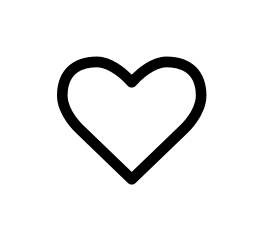
#> input picture imagesTP/im12.png, 262 x 240 px, found by its file name
$ jupyter execute tp_snake.ipynb   (older library calls are emulated)
#> lines starting #> are read from the running program, lines starting #| are printed output that depends on the picture
[cell 1]
import numpy as np
import cv2
import plotly.graph_objects as go
from scipy.linalg import circulant

[cell 2]
# ── Paramètres ────────────────────────────────────────────────────────────────
IMG_PATH   = "im12.png"   # <-- remplace par ton image
K          = 200           # nombre de points du snake
ALPHA      = 2            # rigidité (élasticité)
BETA       = 3          # rigidité (courbure)
GAMMA      = 8           # force externe (gradient)
DT         = 0.1          # pas de temps
N_ITER     = 5000         # iterations totales
N_FRAMES   = 100           # nombre de frames dans l'animation
FRAME_DUR  = 60           # durée d'une frame en ms

[cell 3]
# ── Image ─────────────────────────────────────────────────────────────────────
img = cv2.imread(IMG_PATH)
#> img is the input picture: shape (240, 262, 3); min 0, max 255, mean 237.1
if img is None:
    raise FileNotFoundError(f"Image introuvable : {IMG_PATH}")

img_gray = cv2.cvtColor(img, cv2.COLOR_BGR2GRAY)
img_gray = cv2.normalize(img_gray, None, 0, 1.0,
                          cv2.NORM_MINMAX, dtype=cv2.CV_32F)

H, W = img_gray.shape
#> H = 240; W = 262

[cell 4]
# ── Matrices internes ─────────────────────────────────────────────────────────
def make_A(K, alpha, beta, dt):
    row = np.zeros(K)
    row[0] = -2; row[1] = 1; row[-1] = 1
    D2 = circulant(row)

    row = np.zeros(K)
    row[0] = 6; row[1] = -4; row[-1] = -4; row[2] = 1; row[-2] = 1
    D4 = circulant(row)

    D = alpha * D2 - beta * D4
    return np.linalg.inv(np.eye(K) - dt * D)

A = make_A(K, ALPHA, BETA, DT)

[cell 5]
# ── Gradient de l'image ───────────────────────────────────────────────────────
gradIy, gradIx = np.gradient(img_gray)
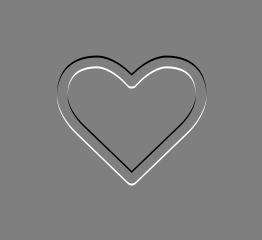
#> gradIy: shape (240, 262) float32; min -0.5, max 0.5, mean 3.03e-11; drawn with min black and max white
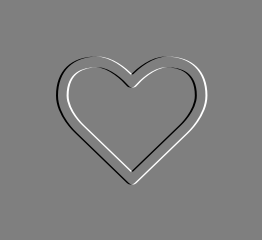
#> gradIx: shape (240, 262) float32; min -0.5, max 0.5, mean 3.77e-12; drawn with min black and max white
gradI          = np.sqrt(gradIx**2 + gradIy**2)
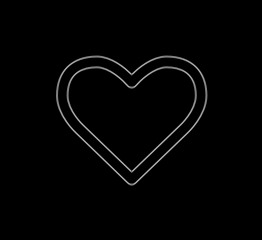
#> gradI: shape (240, 262) float32; min 0, max 0.707, mean 0.0132
Gy, Gx         = np.gradient(gradI)
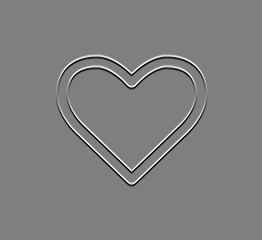
#> Gy: shape (240, 262) float32; min -0.354, max 0.354, mean 2.27e-11; drawn with min black and max white
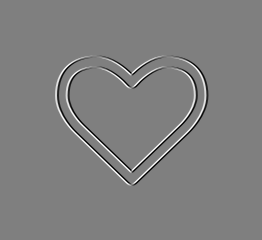
#> Gx: shape (240, 262) float32; min -0.354, max 0.354, mean -1.41e-11; drawn with min black and max white

[cell 6]
# ── Initialisation circulaire ─────────────────────────────────────────────────
cx = W / 2
#> cx = 131
cy = H / 2
#> cy = 120
R  = min(H, W) / 2.5
#> R = 96

theta = np.linspace(0, 2 * np.pi, K, endpoint=False)
x = cx + R * np.cos(theta)
y = cy + R * np.sin(theta)

[cell 7]
# ── Simulation – on sauvegarde N_FRAMES snapshots ─────────────────────────────
steps_per_frame = max(1, N_ITER // N_FRAMES)

snapshots_x = [x.copy()]
snapshots_y = [y.copy()]

for it in range(N_ITER):
    xi = np.clip(x.astype(int), 0, W - 1)
    yi = np.clip(y.astype(int), 0, H - 1)

    x = A @ (x + DT * GAMMA * Gx[yi, xi])
    y = A @ (y + DT * GAMMA * Gy[yi, xi])

    if (it + 1) % steps_per_frame == 0:
        snapshots_x.append(x.copy())
        snapshots_y.append(y.copy())
#> after the loop, snapshots_x = 101 items; snapshots_y = 101 items; x = 200 values, max 206.1 at index 189, min 57.02 at index 108, mean 131.5; y = 200 values, max 184 at index 49, min 56.95 at index 135, mean 112.4

print(f"Simulation terminée : {len(snapshots_x)} frames capturées.")
#| Simulation terminée : 101 frames capturées.

[cell 8]
# ── Construction de l'animation Plotly ───────────────────────────────────────
# Image de fond encodée en base64 pour Plotly
import base64, io
from PIL import Image as PILImage

pil_img  = PILImage.fromarray(img)
buf      = io.BytesIO()
pil_img.save(buf, format="PNG")
b64_img  = base64.b64encode(buf.getvalue()).decode()

SNAKE_COLOR = "#00e5ff"   # couleur fixe du snake

# ── Frame initiale ────────────────────────────────────────────────────────────
init_xs = list(snapshots_x[0]) + [snapshots_x[0][0]]
#> init_xs = 201 values, max 227 at index 0, min 35 at index 100, mean 131.5
init_ys = list(snapshots_y[0]) + [snapshots_y[0][0]]
#> init_ys = 201 values, max 216 at index 50, min 24 at index 150, mean 120

fig = go.Figure()

# Trace snake (sera mise à jour dans chaque frame)
fig.add_trace(go.Scatter(
    x=init_xs, y=init_ys,
    mode="lines",
    line=dict(color=SNAKE_COLOR, width=2),
    name="snake",
))

# ── Frames ────────────────────────────────────────────────────────────────────
frames = []
for i, (sx, sy) in enumerate(zip(snapshots_x, snapshots_y)):
    xs = list(sx) + [sx[0]]
    ys = list(sy) + [sy[0]]
    it_num = min(i * steps_per_frame, N_ITER)
    frames.append(go.Frame(
        data=[go.Scatter(
            x=xs, y=ys,
            mode="lines",
            line=dict(color=SNAKE_COLOR, width=2),
        )],
        name=str(i),
        layout=go.Layout(title_text=f"Itération {it_num} / {N_ITER}"),
    ))
#> this loop made 101 passes
#> it_num on passes 1 to 12: 0, 50, 100, 150, 200, 250, 300, 350, 400, 450, 500, 550
#> after the loop, frames = 101 items

fig.frames = frames

$ run again, with imagesTP/im1.png copied over imagesTP/im12.png
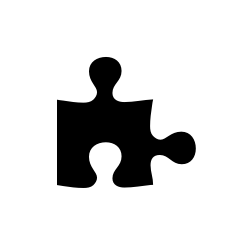
#> input picture imagesTP/im1.png, 252 x 244 px, found by its file name
#> img is the input picture: shape (244, 252, 3); min 0, max 255, mean 217.2
#> `gradI          = np.sqrt(gradIx**2 + gradIy**2)`:
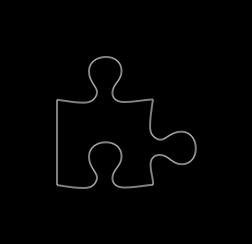
#> gradI: shape (244, 252) float32; min 0, max 0.707, mean 0.0104
#> `Gy, Gx         = np.gradient(gradI)`:
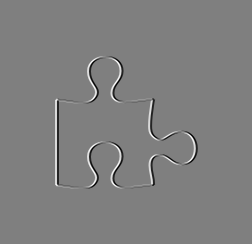
#> Gx: shape (244, 252) float32; min -0.354, max 0.354, mean 2.06e-12; drawn with min black and max white
#> after the loop `for it in range(N_ITER):`: snapshots_x = 101 items; x = 200 values, max 195.9 at index 9, min 56.83 at index 83, mean 119.6; y = 200 values, max 188.1 at index 66, min 56.85 at index 142, mean 129.1
#| Simulation terminée : 101 frames capturées.
#> init_xs = 201 values, max 223.6 at index 0, min 28.4 at index 100, mean 126.5
#> init_ys = 201 values, max 219.6 at index 50, min 24.4 at index 150, mean 122
#> the loop `for i, (sx, sy) in enumerate(zip(snapshots_x, snapshots_y)):` made 101 passes
#> it_num on passes 1 to 8: 0, 50, 100, 150, 200, 250, 300, 350
#> after the loop `for i, (sx, sy) in enumerate(zip(snapshots_x, snapshots_y)):`: frames = 101 items
